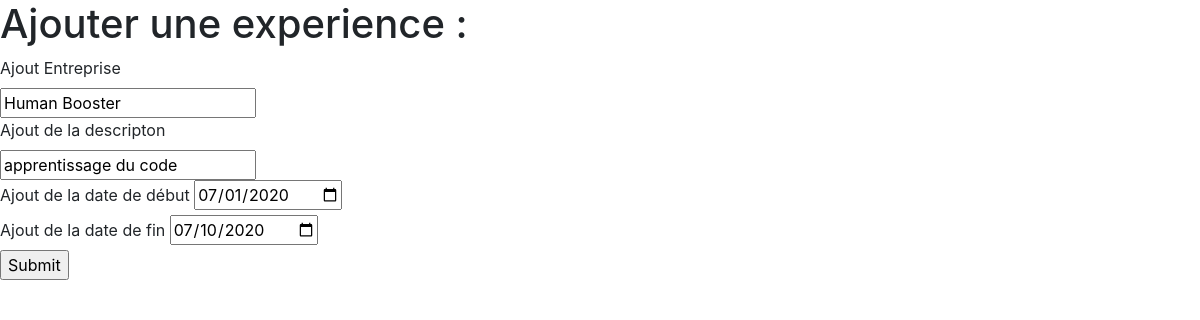
Page /editXp.php?id=2 (signed in) on the committed database.
### tables this page shows
CREATE TABLE IF NOT EXISTS `experience` (
  `id` int(11) NOT NULL AUTO_INCREMENT,
  `titre` varchar(250) NOT NULL,
  `description` text NOT NULL,
  `date_debut` date DEFAULT NULL,
  `date_fin` date DEFAULT NULL,
  PRIMARY KEY (`id`),
  UNIQUE KEY `experience_id_uindex` (`id`)
);

### parts/functions.php (called while the page is built, shortened)
<?php
    function getXpById($dataBase, $id) {
        $requestXp = $dataBase->prepare('SELECT * FROM experience WHERE id=:id');
        $requestXp->execute([
            'id' => $id
        ]);
        return $requestXp;
    }
?>

### editXp.php (the view, shortened to what this page needs)
<?php
require_once('parts/includes.php');
$xpSelected = getXpById($dataBase, $_GET['id']);
$resultXpSelected = $xpSelected->fetch();
?>
<h1>Ajouter une experience : </h1>
<form action="" method="post">
<label for="titre">Ajout Entreprise</label>
<br>
<input type="text" name="titre" required
            <?php echo('value="'.$resultXpSelected['titre'].'"');
            ?>
            <?php if(isset($_POST['titre'])){
            echo('value="'.$_POST['titre'].'"');
            }?>>
<br>
<label for="description">Ajout de la descripton</label>
<br>
<input type="text" name="description" required
<?php echo('value="'.$resultXpSelected['description'].'"');
            ?>
            <?php if(isset($_POST['description'])){
            echo('value="'.$_POST['description'].'"');
            }?>>
<br>
<label for="date_debut">Ajout de la date de début </label>
<input type="date" name="date_debut" placeholder="Compétence" required
<?php echo('value="'.$resultXpSelected['date_debut'].'"');
            ?>
            <?php if(isset($_POST['date_debut'])){
            echo('value="'.$_POST['date_debut'].'"');
            }?>>
<br>
<label for="date_fin">Ajout de la date de fin </label>
<input type="date" name="date_fin"
<?php echo('value="'.$resultXpSelected['date_fin'].'"');
            ?>
            <?php if(isset($_POST['date_fin'])){
            echo('value="'.$_POST['date_fin'].'"');
            }?>>
<br>
<input type="submit">
</form>

### rows in the picture
experience: titre "Human Booster", description "apprentissage du code", date_debut "07/01/2020", date_fin "07/10/2020"
